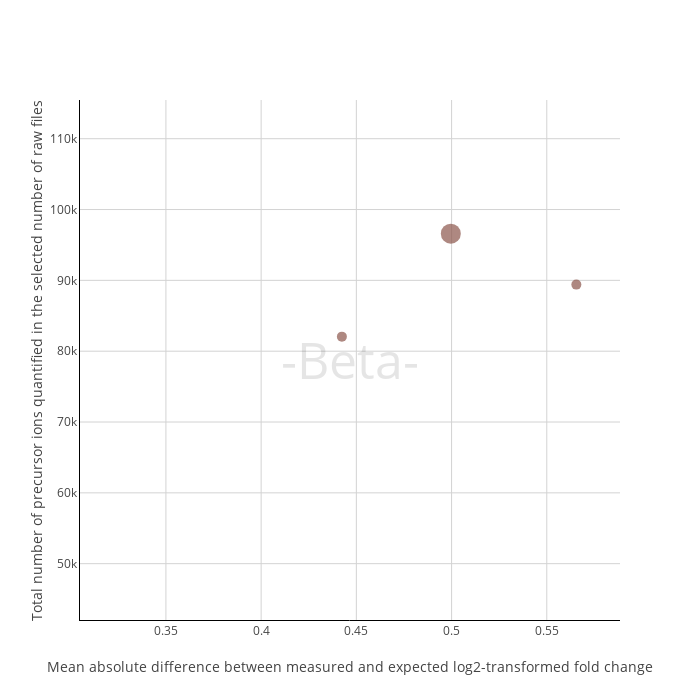

The code cell stored with this chart in its notebook:
### Code cell
plot, results_library = plot_performance_metrics(file_path_library)
plot

### Figure 1 — Plotly figure (JSON) as saved in the notebook; plotly's stock layout.template omitted (floating-point values rounded to 4 significant figures)
{"data": [{"hovertext": ["ProteoBench ID: DIA-NN_20241122_130901<br>Software tool: DIA-NN 1.9.2<br>Comment (private submission): ", "ProteoBench ID: DIA-NN_20241122_130923<br>Software tool: DIA-NN 1.9.2<br>Comment (private submission): ", "ProteoBench ID: DIA-NN_20241122_130945<br>Software tool: DIA-NN 1.9.2<br>Comment (private submission): "], "marker": {"color": ["#8c564b", "#8c564b", "#8c564b"], "showscale": false, "size": [10, 10, 20]}, "mode": "markers", "name": "DIA-NN", "type": "scatter", "x": [0.5655, 0.4424, 0.4996], "y": [89399, 82052, 96591]}], "layout": {"annotations": [{"font": {"color": "rgba(0,0,0,0.1)", "size": 50}, "showarrow": false, "text": "-Beta-", "x": 0.5, "xref": "paper", "y": 0.5, "yref": "paper"}], "clickmode": "event+select", "height": 700, "width": 700, "xaxis": {"gridcolor": "lightgray", "gridwidth": 1, "linecolor": "black", "range": [0.3049, 0.5884], "showgrid": true, "title": {"text": "Mean absolute difference between measured and expected log2-transformed fold change"}}, "yaxis": {"gridcolor": "lightgray", "gridwidth": 1, "linecolor": "black", "range": [42047, 115466], "showgrid": true, "title": {"text": "Total number of precursor ions quantified in the selected number of raw files"}}}}
